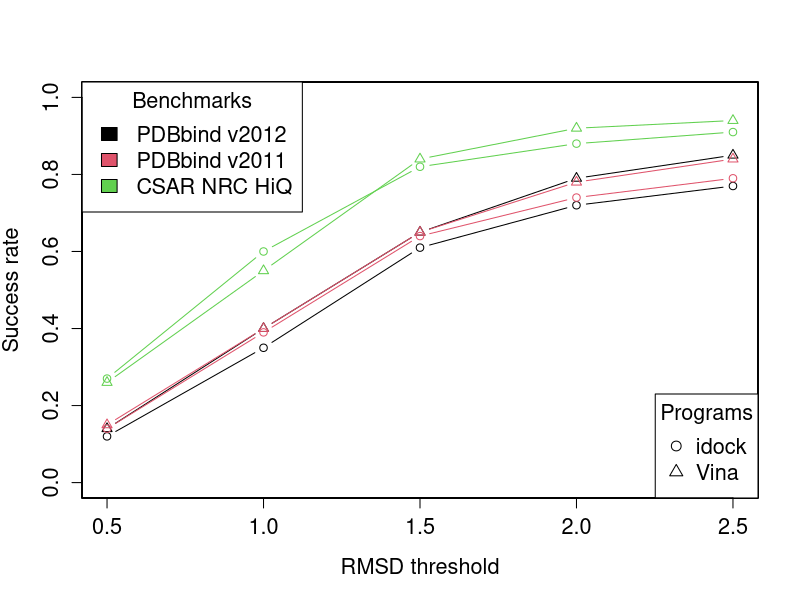

Write R code to recreate this figure.
#!/usr/bin/env Rscript
bs=c("PDBbind v2012","PDBbind v2011","CSAR NRC HiQ")
ps=c("idock","Vina")
d=read.csv('RMSDmSuccessRate.csv')
par(cex.lab=1.3,cex.axis=1.3,cex.main=1.3)
for (b in 1:length(bs)) {
for (p in 1:length(ps)) {
	plot(d[d$b==bs[b]&d$p==ps[p],"x"],d[d$b==bs[b]&d$p==ps[p],"y"],xlim=c(0.5,2.5),ylim=c(0,1),type="b",xaxt="n",yaxt="n",xlab="",ylab="",pch=p,col=b)
	par(new=T)
}
}
title(xlab="RMSD threshold",ylab="Success rate")
legend("topleft",title="Benchmarks",legend=bs,fill=1:length(bs),cex=1.3)
legend("bottomright",title="Programs",legend=ps,pch=1:length(ps),cex=1.3)
axis(1)
axis(2)
